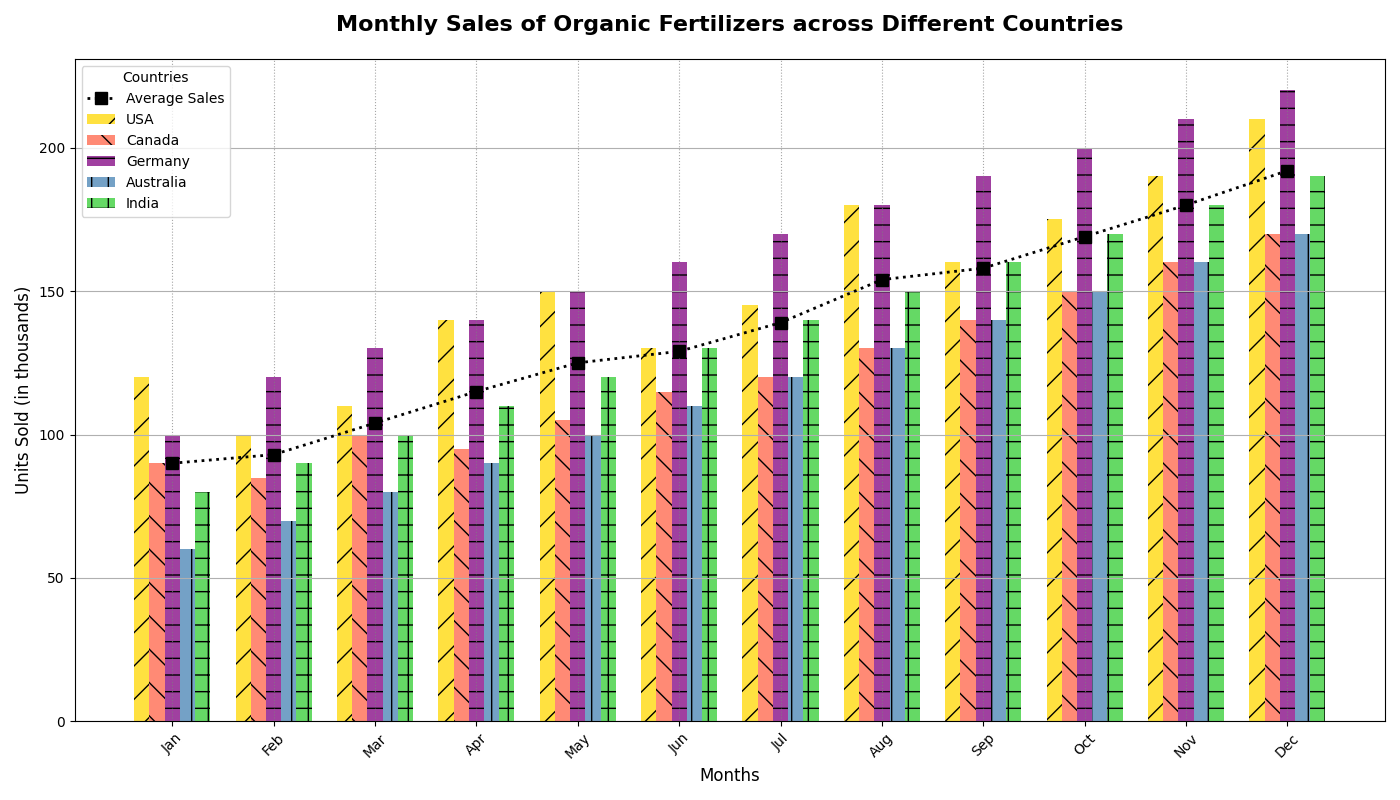

Generate this figure with Python:
import numpy as np
import matplotlib.pyplot as plt

# Define the data
months = [
    'Jan', 'Feb', 'Mar', 'Apr', 'May', 'Jun', 
    'Jul', 'Aug', 'Sep', 'Oct', 'Nov', 'Dec'
]
countries = ['USA', 'Canada', 'Germany', 'Australia', 'India']
sales_data = np.array([
    [120, 100, 110, 140, 150, 130, 145, 180, 160, 175, 190, 210],  # USA
    [90, 85, 100, 95, 105, 115, 120, 130, 140, 150, 160, 170],    # Canada
    [100, 120, 130, 140, 150, 160, 170, 180, 190, 200, 210, 220],   # Germany
    [60, 70, 80, 90, 100, 110, 120, 130, 140, 150, 160, 170],     # Australia
    [80, 90, 100, 110, 120, 130, 140, 150, 160, 170, 180, 190]    # India
])

average_sales = sales_data.mean(axis=0)

fig, ax = plt.subplots(figsize=(14, 8))

bar_width = 0.15
index = np.arange(len(months))

# Adjusting stylistic elements
colors = ['#FFD700', '#FF6347', '#800080', '#4682B4', '#32CD32']
hatches = ['/', '\\', '-', '|', '+']

# Change marker styles and line styles
line_styles = [':', '--', '-.', '-', ':']
markers = ['s', 'D', '>', '^', 'P']

# Plot individual country sales data
for i, country in enumerate(countries):
    ax.bar(index + i * bar_width, sales_data[i], bar_width, label=country, color=colors[i], alpha=0.75, hatch=hatches[i])

# Plot average monthly sales as a line
ax.plot(index + 2 * bar_width, average_sales, color='black', linestyle=line_styles[0], marker=markers[0], linewidth=2, markersize=8, label='Average Sales')

ax.set_title('Monthly Sales of Organic Fertilizers across Different Countries', fontsize=16, fontweight='bold', pad=20)
ax.set_xlabel('Months', fontsize=12)
ax.set_ylabel('Units Sold (in thousands)', fontsize=12)
ax.set_xticks(index + 2 * bar_width)
ax.set_xticklabels(months, rotation=45)

# Randomly altering legend position
legend_positions = ['best', 'upper left', 'upper right', 'lower left', 'lower right']
ax.legend(title='Countries', loc=legend_positions[0], fontsize=10)

# Add grid
ax.yaxis.grid(True)
ax.xaxis.grid(True, linestyle=':', color='gray', alpha=0.7)

plt.tight_layout()
plt.show()
